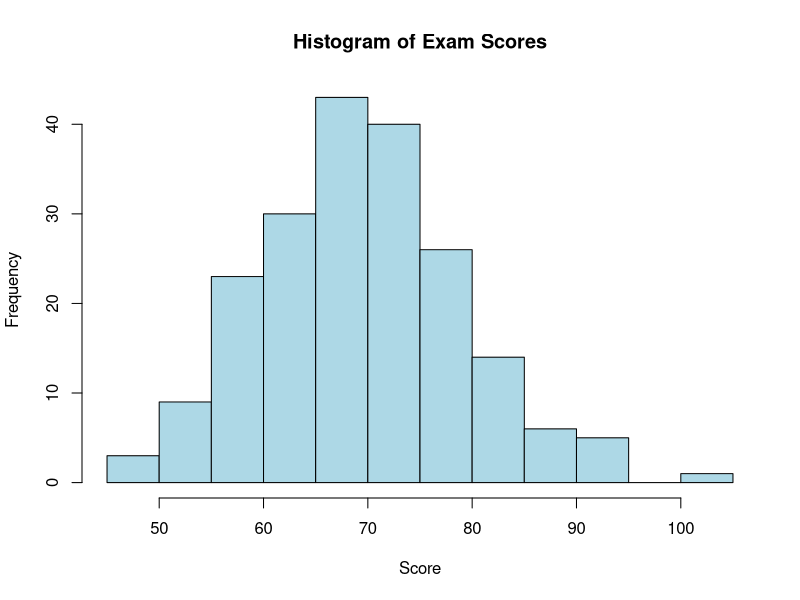
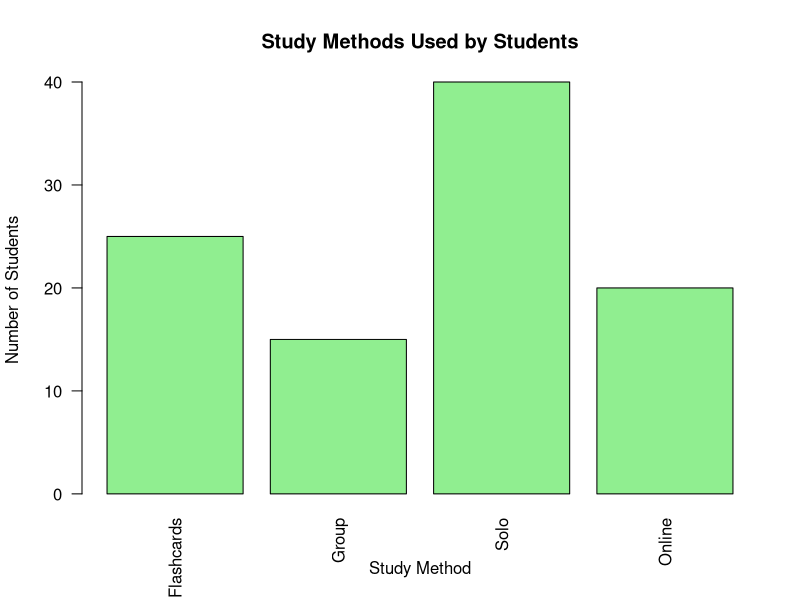
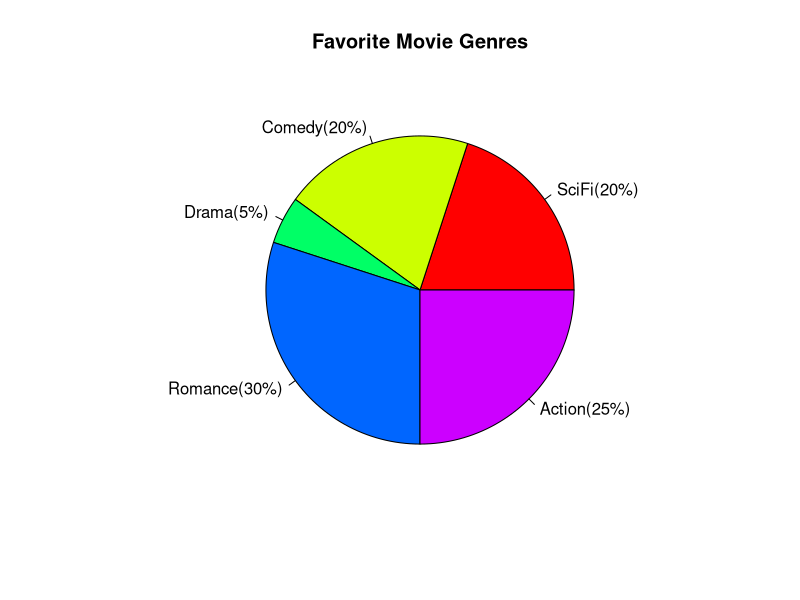
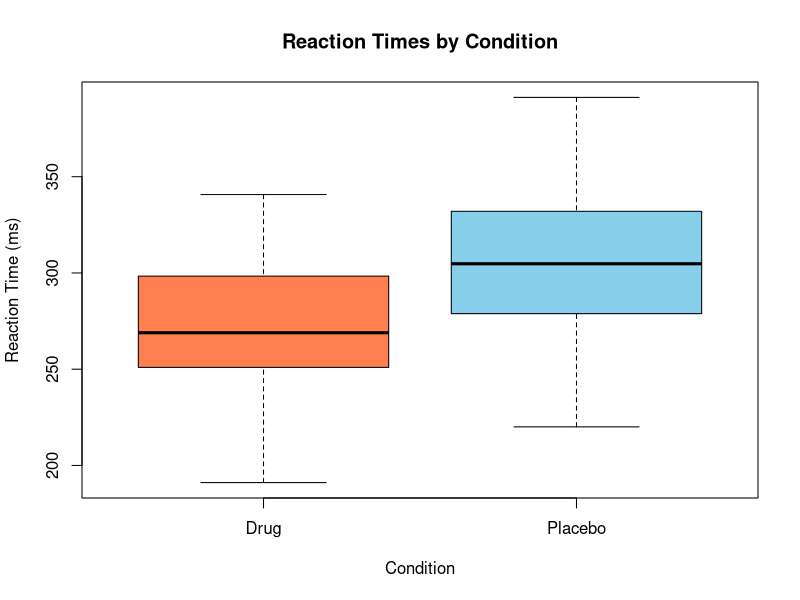

Reproduce these figures in R, in order.
# ===============================================
# Basic Data Visualization in Base R
# ===============================================
# Goal: learn how to create and interpret simple plots
# using R's built-in plotting functions (no libraries needed).
#
# We’ll cover:
#   1. Histogram – shows distribution of numeric data
#   2. Bar chart – compares category frequencies
#   3. Pie chart – shows proportions of categories
#   4. Boxplot – summarises variability and outliers
# ===============================================

# ------------------------------------------------
# 1. Histogram: Distribution of exam scores
# ------------------------------------------------
# A histogram shows how often values fall into specific ranges (bins).
# Useful for continuous data (e.g., test scores, reaction times).

set.seed(123)  # make random numbers reproducible
scores <- round(rnorm(200, mean = 70, sd = 10))  # 200 exam scores, mean 70, SD 10

# Plot histogram
hist(scores,
     col = "lightblue",        # bar color
     border = "black",         # border color for bars
     main = "Histogram of Exam Scores",  # plot title
     xlab = "Score",           # x-axis label
     ylab = "Frequency")       # y-axis label

# Interpretation:
# - The shape tells you if data are symmetric, skewed, or bimodal.
# - The spread gives a sense of variability.
# - Most students scored around 70, with few low or high scores.


# ------------------------------------------------
# 2. Bar chart: Comparing study methods
# ------------------------------------------------
# Bar charts display counts or averages for categories.
# Ideal for categorical data (not continuous).

methods <- c("Flashcards", "Group", "Solo", "Online")  # category labels
counts <- c(25, 15, 40, 20)                            # corresponding counts

barplot(counts,
        names.arg = methods,      # label bars with method names
        las = 2,                  # rotate labels vertically for readability
        col = "lightgreen",       # bar color
        border = "black",
        main = "Study Methods Used by Students",
        xlab = "Study Method",
        ylab = "Number of Students")

# Interpretation:
# - "Solo" study is most popular, followed by "Flashcards".
# - Bar height represents frequency, so it’s easy to compare categories.


# ------------------------------------------------
# 3. Pie chart: Proportion of favorite movie genres
# ------------------------------------------------
# Pie charts show how each category contributes to a whole.
# Best used when the total (100%) is meaningful and the number of categories is small.

pie_counts <- c(4, 4, 1, 6, 5)
genres <- c("SciFi", "Comedy", "Drama", "Romance", "Action")

# Calculate % for each category
labels <- paste(genres, "(", round(100 * pie_counts / sum(pie_counts)), "%)", sep = "")

# Draw pie chart
pie(pie_counts,
    labels = labels,
    col = rainbow(length(pie_counts)),  # rainbow colors for variety
    main = "Favorite Movie Genres")

# Interpretation:
# - Romance and Action are the largest slices.
# - The sum of all slices equals 100%.
# - Avoid using pie charts when there are many categories or small differences.


# ------------------------------------------------
# 4. Boxplot: Comparing reaction times between conditions
# ------------------------------------------------
# Boxplots summarize distribution using five-number summary:
#   - Minimum, 1st quartile (Q1), Median (Q2), 3rd quartile (Q3), Maximum
#   - Whiskers show data spread
#   - Dots show outliers beyond 1.5×IQR

set.seed(456)
placebo <- rnorm(50, mean = 300, sd = 40)  # reaction times (ms) under placebo
drug <- rnorm(50, mean = 270, sd = 35)     # faster reaction under drug condition

# Combine both groups and label them
group <- rep(c("Placebo", "Drug"), each = 50)
reaction_time <- c(placebo, drug)

boxplot(reaction_time ~ group,
        col = c("coral", "skyblue"),       # colors per group
        border = "black",
        main = "Reaction Times by Condition",
        xlab = "Condition",
        ylab = "Reaction Time (ms)")

# Interpretation:
# - Median (bold line in box) is lower for the drug → faster responses.
# - Boxes show interquartile range (middle 50% of data).
# - Whiskers indicate spread; any dots beyond them are outliers.


# ------------------------------------------------
# Summary and Key Concepts
# ------------------------------------------------
# - Histogram: shows distribution of numeric data (shape, spread, center)
# - Bar chart: compares frequencies across categories
# - Pie chart: shows proportions of a whole (adds to 100%)
# - Boxplot: summarizes distribution (median, IQR, outliers)
#
# In practice:
# - Always start with a histogram or boxplot for numeric data.
# - Use bar or pie charts for categorical variables.
# - Check for skew or outliers before doing statistical tests.
